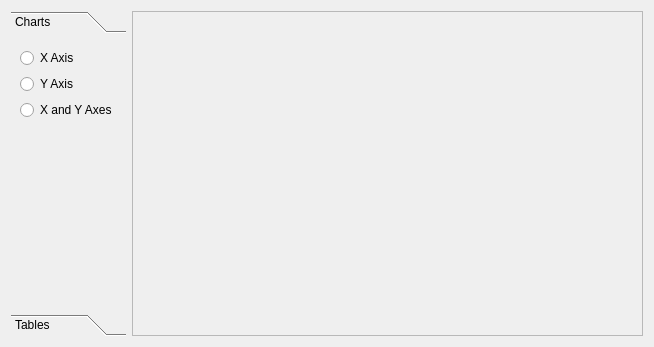
<?xml version="1.0" encoding="UTF-8"?>
<ui version="4.0">
 <class>Form</class>
 <widget class="QWidget" name="Form">
  <property name="geometry">
   <rect>
    <x>0</x>
    <y>0</y>
    <width>654</width>
    <height>347</height>
   </rect>
  </property>
  <property name="windowTitle">
   <string>Form</string>
  </property>
  <layout class="QGridLayout" name="gridLayout">
   <item row="0" column="0">
    <widget class="QToolBox" name="toolBox">
     <property name="sizePolicy">
      <sizepolicy hsizetype="Preferred" vsizetype="Preferred">
       <horstretch>0</horstretch>
       <verstretch>0</verstretch>
      </sizepolicy>
     </property>
     <property name="currentIndex">
      <number>0</number>
     </property>
     <widget class="QWidget" name="pg_charts">
      <property name="geometry">
       <rect>
        <x>-5</x>
        <y>0</y>
        <width>121</width>
        <height>257</height>
       </rect>
      </property>
      <attribute name="label">
       <string>Charts</string>
      </attribute>
      <layout class="QVBoxLayout" name="verticalLayout">
       <item>
        <widget class="QRadioButton" name="rb_chart_x">
         <property name="text">
          <string>X Axis</string>
         </property>
        </widget>
       </item>
       <item>
        <widget class="QRadioButton" name="rb_chart_y">
         <property name="text">
          <string>Y Axis</string>
         </property>
        </widget>
       </item>
       <item>
        <widget class="QRadioButton" name="rb_chart_xy">
         <property name="text">
          <string>X and Y Axes</string>
         </property>
        </widget>
       </item>
       <item>
        <spacer name="verticalSpacer">
         <property name="orientation">
          <enum>Qt::Vertical</enum>
         </property>
         <property name="sizeHint" stdset="0">
          <size>
           <width>20</width>
           <height>40</height>
          </size>
         </property>
        </spacer>
       </item>
      </layout>
     </widget>
     <widget class="QWidget" name="pg_tables">
      <property name="geometry">
       <rect>
        <x>0</x>
        <y>0</y>
        <width>121</width>
        <height>273</height>
       </rect>
      </property>
      <attribute name="label">
       <string>Tables</string>
      </attribute>
      <layout class="QVBoxLayout" name="verticalLayout_2">
       <item>
        <widget class="QRadioButton" name="rb_table_x">
         <property name="text">
          <string>X Axis</string>
         </property>
        </widget>
       </item>
       <item>
        <widget class="QRadioButton" name="rb_table_y">
         <property name="text">
          <string>Y Axis</string>
         </property>
        </widget>
       </item>
       <item>
        <widget class="QRadioButton" name="rb_table_xy">
         <property name="text">
          <string>X and Y Axes</string>
         </property>
        </widget>
       </item>
       <item>
        <spacer name="verticalSpacer_2">
         <property name="orientation">
          <enum>Qt::Vertical</enum>
         </property>
         <property name="sizeHint" stdset="0">
          <size>
           <width>20</width>
           <height>177</height>
          </size>
         </property>
        </spacer>
       </item>
      </layout>
     </widget>
    </widget>
   </item>
   <item row="0" column="1">
    <widget class="QFrame" name="frm_view">
     <property name="sizePolicy">
      <sizepolicy hsizetype="Expanding" vsizetype="Preferred">
       <horstretch>99</horstretch>
       <verstretch>0</verstretch>
      </sizepolicy>
     </property>
     <property name="frameShape">
      <enum>QFrame::StyledPanel</enum>
     </property>
     <property name="frameShadow">
      <enum>QFrame::Sunken</enum>
     </property>
    </widget>
   </item>
  </layout>
 </widget>
 <resources/>
 <connections/>
</ui>
